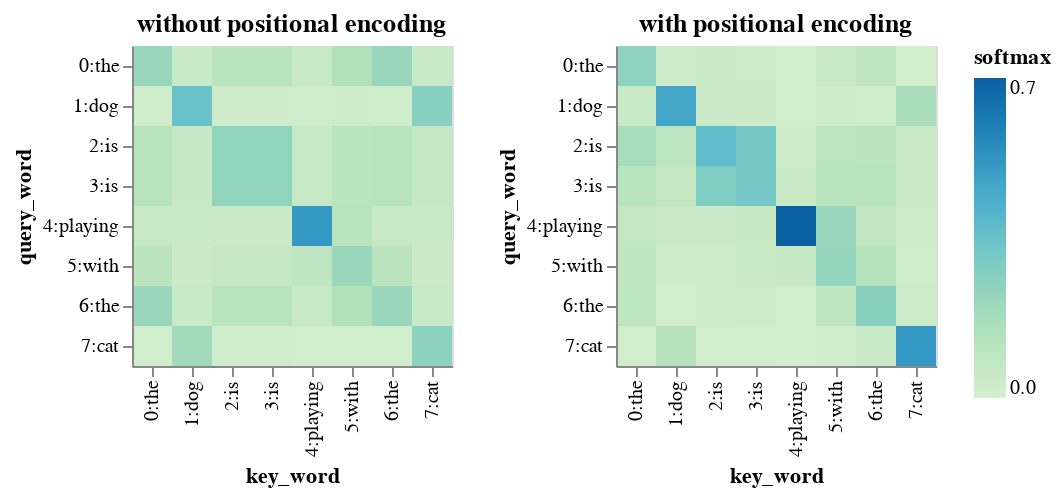

Notebook code cell kept with this figure:
### Code cell
alt.hconcat(
    heatmap(w1, token_ids, token_ids, title='without positional encoding'),
    heatmap(w2, token_ids, token_ids, title='with positional encoding'),
)

### Figure 1 — Vega-Lite specification as saved in the notebook (floating-point values rounded to 4 significant figures)
{"config": {"view": {"continuousWidth": 300, "continuousHeight": 300}}, "hconcat": [{"data": {"name": "data-342063190ab793473e8b85fa9cf7028f"}, "mark": {"type": "rect"}, "encoding": {"color": {"field": "value", "scale": {"scheme": "greenblue"}, "title": "softmax", "type": "quantitative"}, "tooltip": [{"field": "key", "type": "nominal"}, {"field": "query", "type": "nominal"}, {"field": "value", "format": ".02", "title": "val", "type": "quantitative"}], "x": {"field": "key_word", "type": "nominal"}, "y": {"field": "query_word", "type": "nominal"}}, "title": "without positional encoding"}, {"data": {"name": "data-f59d4b50523741f1a67689a8d16f54f9"}, "mark": {"type": "rect"}, "encoding": {"color": {"field": "value", "scale": {"scheme": "greenblue"}, "title": "softmax", "type": "quantitative"}, "tooltip": [{"field": "key", "type": "nominal"}, {"field": "query", "type": "nominal"}, {"field": "value", "format": ".02", "title": "val", "type": "quantitative"}], "x": {"field": "key_word", "type": "nominal"}, "y": {"field": "query_word", "type": "nominal"}}, "title": "with positional encoding"}], "$schema": "https://vega.github.io/schema/vega-lite/v5.8.0.json", "datasets": {"data-342063190ab793473e8b85fa9cf7028f": [{"key_word": "0:the", "query_word": "0:the", "value": 0.238, "key": "the", "query": "the"}, {"key_word": "0:the", "query_word": "1:dog", "value": 0.03637, "key": "the", "query": "dog"}, {"key_word": "0:the", "query_word": "2:is", "value": 0.1342, "key": "the", "query": "is"}, {"key_word": "0:the", "query_word": "3:is", "value": 0.1342, "key": "the", "query": "is"}, {"key_word": "0:the", "query_word": "4:playing", "value": 0.07166, "key": "the", "query": "playing"}, {"key_word": "0:the", "query_word": "5:with", "value": 0.119, "key": "the", "query": "with"}, {"key_word": "0:the", "query_word": "6:the", "value": 0.238, "key": "the", "query": "the"}, {"key_word": "0:the", "query_word": "7:cat", "value": 0.0286, "key": "the", "query": "cat"}, {"key_word": "1:dog", "query_word": "0:the", "value": 0.06599, "key": "dog", "query": "the"}, {"key_word": "1:dog", "query_word": "1:dog", "value": 0.3707, "key": "dog", "query": "dog"}, {"key_word": "1:dog", "query_word": "2:is", "value": 0.08148, "key": "dog", "query": "is"}, {"key_word": "1:dog", "query_word": "3:is", "value": 0.08148, "key": "dog", "query": "is"}, {"key_word": "1:dog", "query_word": "4:playing", "value": 0.06369, "key": "dog", "query": "playing"}, {"key_word": "1:dog", "query_word": "5:with", "value": 0.05593, "key": "dog", "query": "with"}, {"key_word": "1:dog", "query_word": "6:the", "value": 0.06599, "key": "dog", "query": "the"}, {"key_word": "1:dog", "query_word": "7:cat", "value": 0.2147, "key": "dog", "query": "cat"}, {"key_word": "2:is", "query_word": "0:the", "value": 0.1269, "key": "is", "query": "the"}, {"key_word": "2:is", "query_word": "1:dog", "value": 0.04249, "key": "is", "query": "dog"}, {"key_word": "2:is", "query_word": "2:is", "value": 0.2597, "key": "is", "query": "is"}, {"key_word": "2:is", "query_word": "3:is", "value": 0.2597, "key": "is", "query": "is"}, {"key_word": "2:is", "query_word": "4:playing", "value": 0.0629, "key": "is", "query": "playing"}, {"key_word": "2:is", "query_word": "5:with", "value": 0.08653, "key": "is", "query": "with"}, {"key_word": "2:is", "query_word": "6:the", "value": 0.1269, "key": "is", "query": "the"}, {"key_word": "2:is", "query_word": "7:cat", "value": 0.03489, "key": "is", "query": "cat"}, {"key_word": "3:is", "query_word": "0:the", "value": 0.1269, "key": "is", "query": "the"}, {"key_word": "3:is", "query_word": "1:dog", "value": 0.04249, "key": "is", "query": "dog"}, {"key_word": "3:is", "query_word": "2:is", "value": 0.2597, "key": "is", "query": "is"}, {"key_word": "3:is", "query_word": "3:is", "value": 0.2597, "key": "is", "query": "is"}, {"key_word": "3:is", "query_word": "4:playing", "value": 0.0629, "key": "is", "query": "playing"}, {"key_word": "3:is", "query_word": "5:with", "value": 0.08653, "key": "is", "query": "with"}, {"key_word": "3:is", "query_word": "6:the", "value": 0.1269, "key": "is", "query": "the"}, {"key_word": "3:is", "query_word": "7:cat", "value": 0.03489, "key": "is", "query": "cat"}, {"key_word": "4:playing", "query_word": "0:the", "value": 0.07494, "key": "playing", "query": "the"}, {"key_word": "4:playing", "query_word": "1:dog", "value": 0.03671, "key": "playing", "query": "dog"}, {"key_word": "4:playing", "query_word": "2:is", "value": 0.06952, "key": "playing", "query": "is"}, {"key_word": "4:playing", "query_word": "3:is", "value": 0.06952, "key": "playing", "query": "is"}, {"key_word": "4:playing", "query_word": "4:playing", "value": 0.5388, "key": "playing", "query": "playing"}, {"key_word": "4:playing", "query_word": "5:with", "value": 0.1067, "key": "playing", "query": "with"}, {"key_word": "4:playing", "query_word": "6:the", "value": 0.07494, "key": "playing", "query": "the"}, {"key_word": "4:playing", "query_word": "7:cat", "value": 0.02893, "key": "playing", "query": "cat"}, {"key_word": "5:with", "query_word": "0:the", "value": 0.1586, "key": "with", "query": "the"}, {"key_word": "5:with", "query_word": "1:dog", "value": 0.04106, "key": "with", "query": "dog"}, {"key_word": "5:with", "query_word": "2:is", "value": 0.1218, "key": "with", "query": "is"}, {"key_word": "5:with", "query_word": "3:is", "value": 0.1218, "key": "with", "query": "is"}, {"key_word": "5:with", "query_word": "4:playing", "value": 0.1359, "key": "with", "query": "playing"}, {"key_word": "5:with", "query_word": "5:with", "value": 0.2313, "key": "with", "query": "with"}, {"key_word": "5:with", "query_word": "6:the", "value": 0.1586, "key": "with", "query": "the"}, {"key_word": "5:with", "query_word": "7:cat", "value": 0.03092, "key": "with", "query": "cat"}, {"key_word": "6:the", "query_word": "0:the", "value": 0.238, "key": "the", "query": "the"}, {"key_word": "6:the", "query_word": "1:dog", "value": 0.03637, "key": "the", "query": "dog"}, {"key_word": "6:the", "query_word": "2:is", "value": 0.1342, "key": "the", "query": "is"}, {"key_word": "6:the", "query_word": "3:is", "value": 0.1342, "key": "the", "query": "is"}, {"key_word": "6:the", "query_word": "4:playing", "value": 0.07166, "key": "the", "query": "playing"}, {"key_word": "6:the", "query_word": "5:with", "value": 0.119, "key": "the", "query": "with"}, {"key_word": "6:the", "query_word": "6:the", "value": 0.238, "key": "the", "query": "the"}, {"key_word": "6:the", "query_word": "7:cat", "value": 0.0286, "key": "the", "query": "cat"}, {"key_word": "7:cat", "query_word": "0:the", "value": 0.06918, "key": "cat", "query": "the"}, {"key_word": "7:cat", "query_word": "1:dog", "value": 0.2862, "key": "cat", "query": "dog"}, {"key_word": "7:cat", "query_word": "2:is", "value": 0.08918, "key": "cat", "query": "is"}, {"key_word": "7:cat", "query_word": "3:is", "value": 0.08918, "key": "cat", "query": "is"}, {"key_word": "7:cat", "query_word": "4:playing", "value": 0.06692, "key": "cat", "query": "playing"}, {"key_word": "7:cat", "query_word": "5:with", "value": 0.05615, "key": "cat", "query": "with"}, {"key_word": "7:cat", "query_word": "6:the", "value": 0.06918, "key": "cat", "query": "the"}, {"key_word": "7:cat", "query_word": "7:cat", "value": 0.274, "key": "cat", "query": "cat"}], "data-f59d4b50523741f1a67689a8d16f54f9": [{"key_word": "0:the", "query_word": "0:the", "value": 0.2669, "key": "the", "query": "the"}, {"key_word": "0:the", "query_word": "1:dog", "value": 0.06505, "key": "the", "query": "dog"}, {"key_word": "0:the", "query_word": "2:is", "value": 0.1915, "key": "the", "query": "is"}, {"key_word": "0:the", "query_word": "3:is", "value": 0.1323, "key": "the", "query": "is"}, {"key_word": "0:the", "query_word": "4:playing", "value": 0.09868, "key": "the", "query": "playing"}, {"key_word": "0:the", "query_word": "5:with", "value": 0.1082, "key": "the", "query": "with"}, {"key_word": "0:the", "query_word": "6:the", "value": 0.1103, "key": "the", "query": "the"}, {"key_word": "0:the", "query_word": "7:cat", "value": 0.0271, "key": "the", "query": "cat"}, {"key_word": "1:dog", "query_word": "0:the", "value": 0.03843, "key": "dog", "query": "the"}, {"key_word": "1:dog", "query_word": "1:dog", "value": 0.4868, "key": "dog", "query": "dog"}, {"key_word": "1:dog", "query_word": "2:is", "value": 0.117, "key": "dog", "query": "is"}, {"key_word": "1:dog", "query_word": "3:is", "value": 0.09184, "key": "dog", "query": "is"}, {"key_word": "1:dog", "query_word": "4:playing", "value": 0.06192, "key": "dog", "query": "playing"}, {"key_word": "1:dog", "query_word": "5:with", "value": 0.0379, "key": "dog", "query": "with"}, {"key_word": "1:dog", "query_word": "6:the", "value": 0.02051, "key": "dog", "query": "the"}, {"key_word": "1:dog", "query_word": "7:cat", "value": 0.1456, "key": "dog", "query": "cat"}, {"key_word": "2:is", "query_word": "0:the", "value": 0.06124, "key": "is", "query": "the"}, {"key_word": "2:is", "query_word": "1:dog", "value": 0.06331, "key": "is", "query": "dog"}, {"key_word": "2:is", "query_word": "2:is", "value": 0.3961, "key": "is", "query": "is"}, {"key_word": "2:is", "query_word": "3:is", "value": 0.3073, "key": "is", "query": "is"}, {"key_word": "2:is", "query_word": "4:playing", "value": 0.05358, "key": "is", "query": "playing"}, {"key_word": "2:is", "query_word": "5:with", "value": 0.05252, "key": "is", "query": "with"}, {"key_word": "2:is", "query_word": "6:the", "value": 0.03916, "key": "is", "query": "the"}, {"key_word": "2:is", "query_word": "7:cat", "value": 0.02673, "key": "is", "query": "cat"}, {"key_word": "3:is", "query_word": "0:the", "value": 0.04642, "key": "is", "query": "the"}, {"key_word": "3:is", "query_word": "1:dog", "value": 0.05453, "key": "is", "query": "dog"}, {"key_word": "3:is", "query_word": "2:is", "value": 0.3371, "key": "is", "query": "is"}, {"key_word": "3:is", "query_word": "3:is", "value": 0.3379, "key": "is", "query": "is"}, {"key_word": "3:is", "query_word": "4:playing", "value": 0.07937, "key": "is", "query": "playing"}, {"key_word": "3:is", "query_word": "5:with", "value": 0.06648, "key": "is", "query": "with"}, {"key_word": "3:is", "query_word": "6:the", "value": 0.04788, "key": "is", "query": "the"}, {"key_word": "3:is", "query_word": "7:cat", "value": 0.03027, "key": "is", "query": "cat"}, {"key_word": "4:playing", "query_word": "0:the", "value": 0.02407, "key": "playing", "query": "the"}, {"key_word": "4:playing", "query_word": "1:dog", "value": 0.02556, "key": "playing", "query": "dog"}, {"key_word": "4:playing", "query_word": "2:is", "value": 0.04087, "key": "playing", "query": "is"}, {"key_word": "4:playing", "query_word": "3:is", "value": 0.05519, "key": "playing", "query": "is"}, {"key_word": "4:playing", "query_word": "4:playing", "value": 0.7303, "key": "playing", "query": "playing"}, {"key_word": "4:playing", "query_word": "5:with", "value": 0.08331, "key": "playing", "query": "with"}, {"key_word": "4:playing", "query_word": "6:the", "value": 0.02557, "key": "playing", "query": "the"}, {"key_word": "4:playing", "query_word": "7:cat", "value": 0.0151, "key": "playing", "query": "cat"}, {"key_word": "5:with", "query_word": "0:the", "value": 0.07532, "key": "with", "query": "the"}, {"key_word": "5:with", "query_word": "1:dog", "value": 0.04467, "key": "with", "query": "dog"}, {"key_word": "5:with", "query_word": "2:is", "value": 0.1144, "key": "with", "query": "is"}, {"key_word": "5:with", "query_word": "3:is", "value": 0.132, "key": "with", "query": "is"}, {"key_word": "5:with", "query_word": "4:playing", "value": 0.2379, "key": "with", "query": "playing"}, {"key_word": "5:with", "query_word": "5:with", "value": 0.2522, "key": "with", "query": "with"}, {"key_word": "5:with", "query_word": "6:the", "value": 0.1081, "key": "with", "query": "the"}, {"key_word": "5:with", "query_word": "7:cat", "value": 0.03548, "key": "with", "query": "cat"}, {"key_word": "6:the", "query_word": "0:the", "value": 0.1075, "key": "the", "query": "the"}, {"key_word": "6:the", "query_word": "1:dog", "value": 0.03384, "key": "the", "query": "dog"}, {"key_word": "6:the", "query_word": "2:is", "value": 0.1194, "key": "the", "query": "is"}, {"key_word": "6:the", "query_word": "3:is", "value": 0.133, "key": "the", "query": "is"}, {"key_word": "6:the", "query_word": "4:playing", "value": 0.1022, "key": "the", "query": "playing"}, {"key_word": "6:the", "query_word": "5:with", "value": 0.1513, "key": "the", "query": "with"}, {"key_word": "6:the", "query_word": "6:the", "value": 0.2847, "key": "the", "query": "the"}, {"key_word": "6:the", "query_word": "7:cat", "value": 0.06805, "key": "the", "query": "cat"}, {"key_word": "7:cat", "query_word": "0:the", "value": 0.01967, "key": "cat", "query": "the"}, {"key_word": "7:cat", "query_word": "1:dog", "value": 0.1788, "key": "cat", "query": "dog"}, {"key_word": "7:cat", "query_word": "2:is", "value": 0.06067, "key": "cat", "query": "is"}, {"key_word": "7:cat", "query_word": "3:is", "value": 0.06264, "key": "cat", "query": "is"}, {"key_word": "7:cat", "query_word": "4:playing", "value": 0.04495, "key": "cat", "query": "playing"}, {"key_word": "7:cat", "query_word": "5:with", "value": 0.03698, "key": "cat", "query": "with"}, {"key_word": "7:cat", "query_word": "6:the", "value": 0.05068, "key": "cat", "query": "the"}, {"key_word": "7:cat", "query_word": "7:cat", "value": 0.5456, "key": "cat", "query": "cat"}]}}
